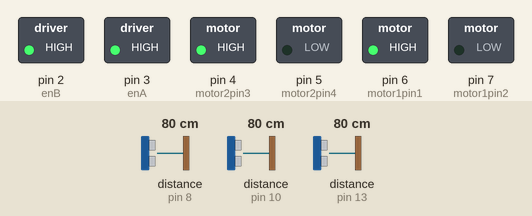
Simulated run of this program. Board: Arduino Uno, built with avr-gcc and run on an emulated ATmega328P. Parts: switched loads named in the program (green lamp = pin HIGH). Wiring (inferred from the names in the program): 3 × ultrasonic range finder: trigger pin 9, echo pin 8 / trigger pin 11, echo pin 10 / trigger pin 12, echo pin 13. The inputs (shaded band) are chosen by the test bench; at power-on: distance to the obstacle (sensors on pin 8, pin 10, pin 13) 80 cm. The echo pulse lasts 58.3 µs per cm; pins used as bus, display or sensor lines are not drawn; what the program prints to the serial monitor is not drawn.

Above: at 2.8 s.
2.9 s: distance to the obstacle (sensor on pin 8) set to 2 cm
5.5 s: distance to the obstacle (sensor on pin 10) set to 2 cm
8.6 s: distance to the obstacle (sensor on pin 13) set to 2 cm
Timing chart, 0 to 11.6 s (numbered marks = the images above; inputs shaded):
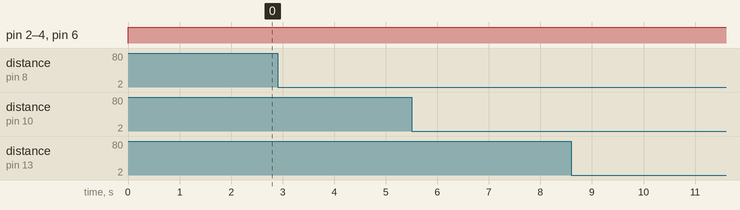

The program:

main.cpp
```cpp
#include <Arduino.h>
void measureDistance(int trigPin,int echoPin,char sonar[]);
int rightEchoPin = 13;
int rightTrigPin = 12;
int leftTrigPin = 9;
int leftEchoPin = 8;
int middleTrigPin = 11;
int middleEchoPin = 10;
//for motor
int motor1pin1 = 6;
int motor1pin2 = 7;
int motor2pin3 = 4;
int motor2pin4 = 5;
int enA = 3;
int enB = 2;
long duration;
int distance;

void setup()
{
  // put your setup code here, to run once:
  pinMode(leftTrigPin, OUTPUT);                         // Sets the trigPin as an OUTPUT
  pinMode(leftEchoPin, INPUT);                          // Sets the echoPin as an INPUT
  pinMode(rightTrigPin, OUTPUT);                         // Sets the trigPin as an OUTPUT
  pinMode(rightEchoPin, INPUT);                          // Sets the echoPin as an INPUT
  pinMode(middleTrigPin, OUTPUT);                         // Sets the trigPin as an OUTPUT
  pinMode(middleEchoPin, INPUT);
  //for motor
  pinMode(motor1pin1,OUTPUT);
  pinMode(motor1pin2,OUTPUT);
  pinMode(motor2pin3,OUTPUT);
  pinMode(motor2pin4,OUTPUT);
  pinMode(enA,OUTPUT);
  pinMode(enB,OUTPUT);
                          // Sets the echoPin as an INPUT
  Serial.begin(9600);                               // // Serial Communication is starting with 9600 of baudrate speed
  Serial.println("Ultrasonic Sensor HC-SR04 Test"); // print some text in Serial Monitor
  Serial.println("with Arduino UNO R3");
}

void loop()
{
  analogWrite(enA,255);
  analogWrite(enB,255);
  digitalWrite(motor1pin1,HIGH);
  digitalWrite(motor1pin2,LOW);
  digitalWrite(motor2pin3,HIGH);
  digitalWrite(motor2pin4,LOW);
  delay(1000);

  measureDistance(leftTrigPin,leftEchoPin,"Left sonar");
  measureDistance(rightTrigPin,rightEchoPin,"Right sonar");
  measureDistance(middleTrigPin,middleEchoPin,"Middle sonar");
  // measureDistance(leftTrigPin,leftEchoPin,"Left sonar");
}
void measureDistance(int trigPin,int echoPin,char sonar[]){
  // Clears the trigPin condition
  digitalWrite(trigPin, LOW);
  delayMicroseconds(2);
  // Sets the trigPin HIGH (ACTIVE) for 10 microseconds
  digitalWrite(trigPin, HIGH);
  delayMicroseconds(10);
  digitalWrite(trigPin, LOW);
  // Reads the echoPin, returns the sound wave travel time in microseconds
  duration = pulseIn(echoPin, HIGH);
  // Calculating the distance
  distance = duration * 0.034 / 2; // Speed of sound wave divided by 2 (go and back)
  // Displays the distance on the Serial Monitor
  if(distance<=20){
    Serial.print(sonar);
    Serial.print(" ");
    Serial.print("Distance: ");
    Serial.print(distance);
    Serial.println(" cm");
  }
  else
  {
    Serial.println('.');
  }
}
```

Measured:
- after the input at 2.9 s, every drawn part: stays the same
- after the input at 5.5 s, every drawn part: stays the same
- after the input at 8.6 s, every drawn part: stays the same
